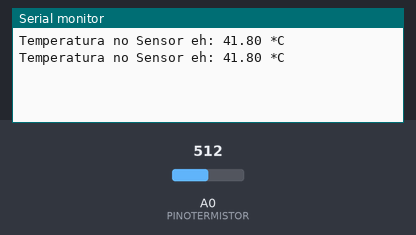
This sketch was run on a simulated Arduino Uno, built with avr-gcc and run on an emulated ATmega328P. Shown: the last lines printed to the serial monitor. Inputs (shaded band) come from the test bench; at power-on: A0 (PINOTERMISTOR) = 512.

Above: at 1.2 s.
1.3 s: A0 (PINOTERMISTOR) set to 716
At 2.6 s:
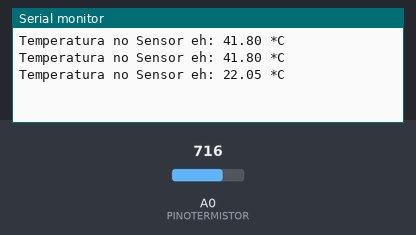
2.8 s: A0 (PINOTERMISTOR) set to 900
At 4.1 s:
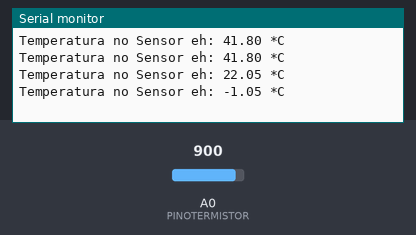
Timing chart, 0 to 5.8 s (numbered marks = the images above; inputs shaded):
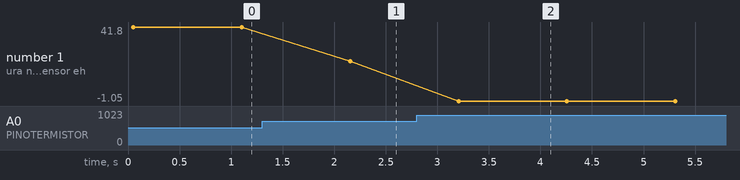

The sketch:

sketch_feb17a.ino
```cpp
// Pino onde o Termistor esta conectado
#define PINOTERMISTOR A0
// Valor do termistor na temperatura nominal
#define TERMISTORNOMINAL 20000
// Temp. nominal descrita no Manual
#define TEMPERATURENOMINAL 25
// Número de amostragens para
#define NUMAMOSTRAS 5
// Beta do nosso Termistor
#define BCOEFFICIENT 3977
// valor do resistor em série
#define SERIESRESISTOR 9800

int amostra[NUMAMOSTRAS];
int i;
void setup(void) {
  Serial.begin(9600);
  analogReference(EXTERNAL);
}

void loop(void) {
  float media;

  for (i=0; i< NUMAMOSTRAS; i++) {
   amostra[i] = analogRead(PINOTERMISTOR);
   delay(10);
  }

  media = 0;
  for (i=0; i< NUMAMOSTRAS; i++) {
     media += amostra[i];
  }
  media /= NUMAMOSTRAS;

  // Converte o valor da tensão em resistência
  media = 1023 / media - 1;
  media = SERIESRESISTOR / media;

  //Faz o cálculo pela fórmula do Fator Beta
  float temperatura;
  temperatura = media / TERMISTORNOMINAL;     // (R/Ro)
  temperatura = log(temperatura); // ln(R/Ro)
  temperatura /= BCOEFFICIENT;                   // 1/B * ln(R/Ro)
  temperatura += 1.0 / (TEMPERATURENOMINAL + 273.15); // + (1/To)
  temperatura = 1.0 / temperatura;                 // Inverte o valor
  temperatura -= 273.15;                         // Converte para Celsius

  Serial.print("Temperatura no Sensor eh: ");
  Serial.print(temperatura);
  Serial.println(" *C");

  delay(1000);
}
```

Measured:
- after the input at 1.3 s, the serial monitor: prints a new line after 0.85 s (image 1)
- after the input at 2.8 s, the serial monitor: prints a new line after 0.41 s (image 2)
- plotted number 1: 41.8 → 22.05 after the input at 1.3 s, 22.05 → -1.05 after the input at 2.8 s
